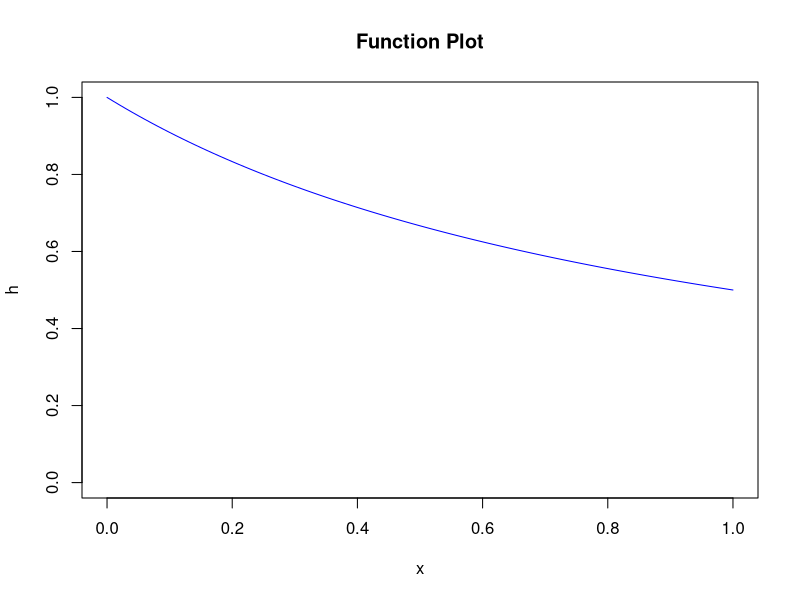

Here is the R script that generated this plot:
#Samantha Maillie
#Homework 4 Problem 3

h <- function(x){
  return (1/(1+x))
}

plot(h, main = "Function Plot", 
     xlim = c(0,1), ylim = c(0,1), col = "blue")

#approx log(2) = .6931472

count = 0
n = 10000
for (j in 1:n){
  x = runif(1,0,1)
  y = runif(1,0,1)
  if(y < h(x)){
    count = count + 1
  }
}
estimate  = count / n
estimate


total = 0
n = 1500
for (i in 1:n){
  u = runif(1, 0, 1)
  total = total + h(u)
}
i = total/n
i